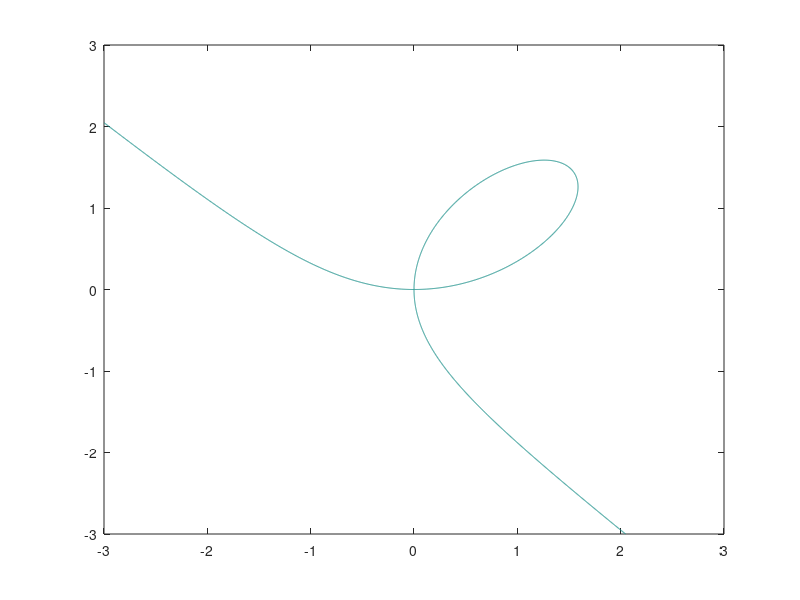

The MATLAB source for this figure:
%% Folium di Cartesio
f = @(x,y) x.^3 + y.^3 - 3.*x.*y;
[X,Y] = meshgrid(-3:.005:3,-3:.005:3);
contour(X,Y,f(X,Y), [0;0]);

%%
clear("f","X","Y");
